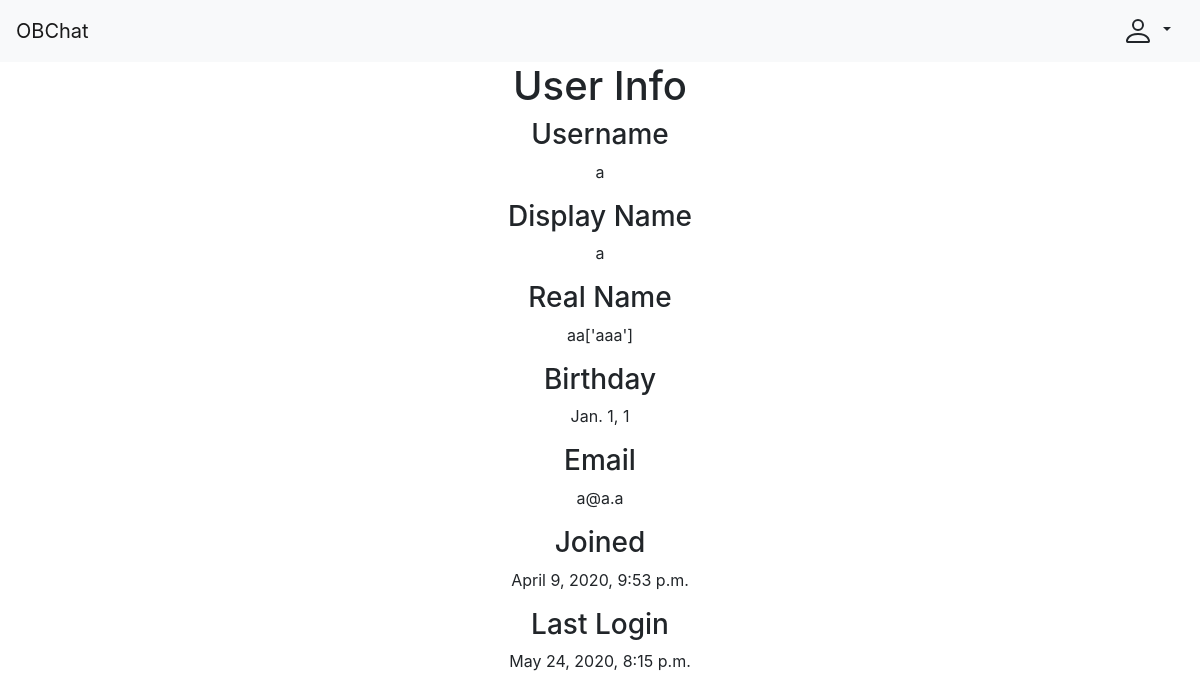
The page /OB/user/a/ on the database as committed earlier.
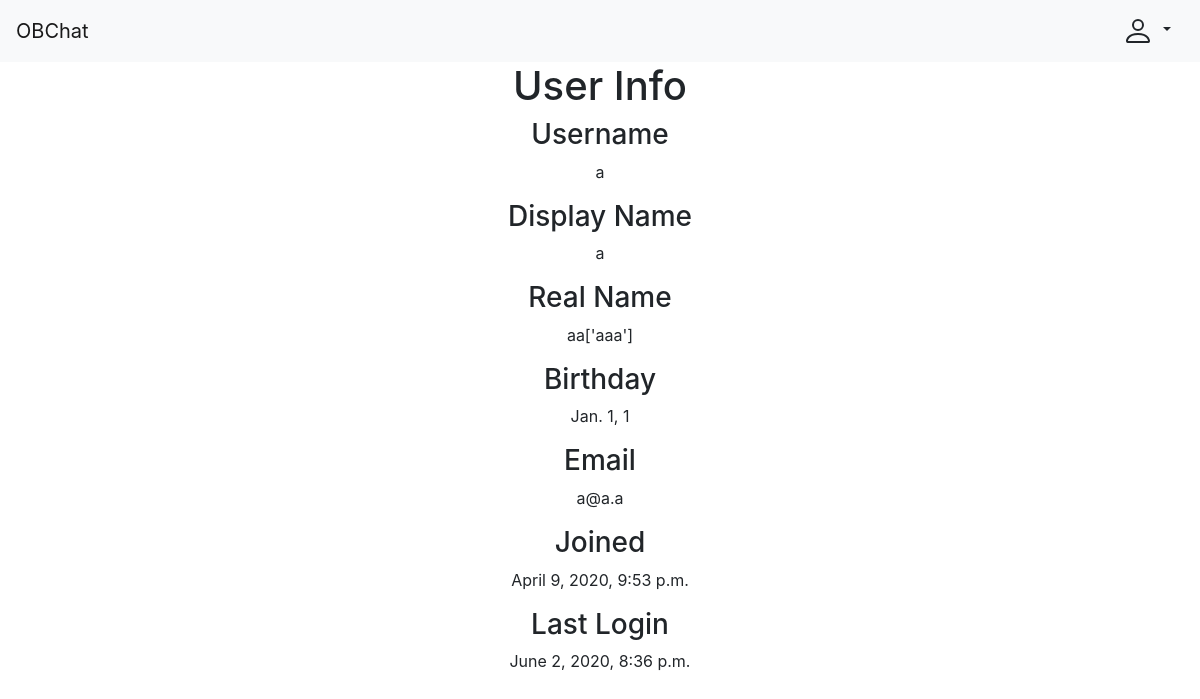
The same page on the database as committed later.
### OB/models.py (models this page shows, shortened)
class OBUser(AbstractUser):
    display_name = CharField(
        max_length=DISPLAY_NAME_MAX_LENGTH,
        null=True
    )
    birthday = DateField(null=True)
    is_anon = BooleanField(default=False)
    is_expelled = BooleanField(default=False)
    is_ob = BooleanField(default=False)

### OB/views/user.py (the view, shortened to what this page needs)
# urls.py: url(r"^user/(?P<username>[-\w]+)/$", user, name="OB-user")
def user(request, username):
    template = "OB/user.html"
    context = {"user": try_get(OBUser, username=username)}
    if request.method == "GET":
        if not context["user"]:
            template = "OB/not_user.html"
        return render(request, template, context)

### OB/utilities/database.py (called while the page is built)
def try_get(model, **kwargs):
    try:
        return model.objects.get(**kwargs)
    except model.DoesNotExist:
        return None

### OB/templates/OB/user.html (shortened to what this page needs)
{% extends "OB/base.html" %}
{% block head %}
  {% load static %}
{% endblock %}
{% block body %}
  <div class="row">
    <div class="mx-auto text-center">
      <h1>User Info</h1>
      <div id="display-info">
        <h3>Username</h3>
        <p>{{ user.username }}</p>
        <h3>Display Name</h3>
        <p name="can-edit" id="display-name">{% if user.display_name %}{{ user.display_name }}{% else %}{{ user.username }}{% endif %}</p>
        <h3>Real Name</h3>
        <p name="can-edit" id="real-name">{{ user.first_name }}{{ user.last_name }}
        </p>
        <h3>Birthday</h3>
        <p name="can-edit" id="birthday">{% if user.birthday %}{{ user.birthday }}{% else %}February 30th, Never{% endif %}</p>
        <h3>Email</h3>
        <p>{{ user.email }}</p>
        <h3>Joined</h3>
        <p>{{ user.date_joined }}</p>
        <h3>Last Login</h3>
        <p>{{ user.last_login }}</p>
      </div>
    </div>
  </div>
{% endblock %}

Rows that differ between the two databases and show on the page:
changed OBUser "aa": last_login "May 24, 2020, 8:15 p.m." → "June 2, 2020, 8:36 p.m."
